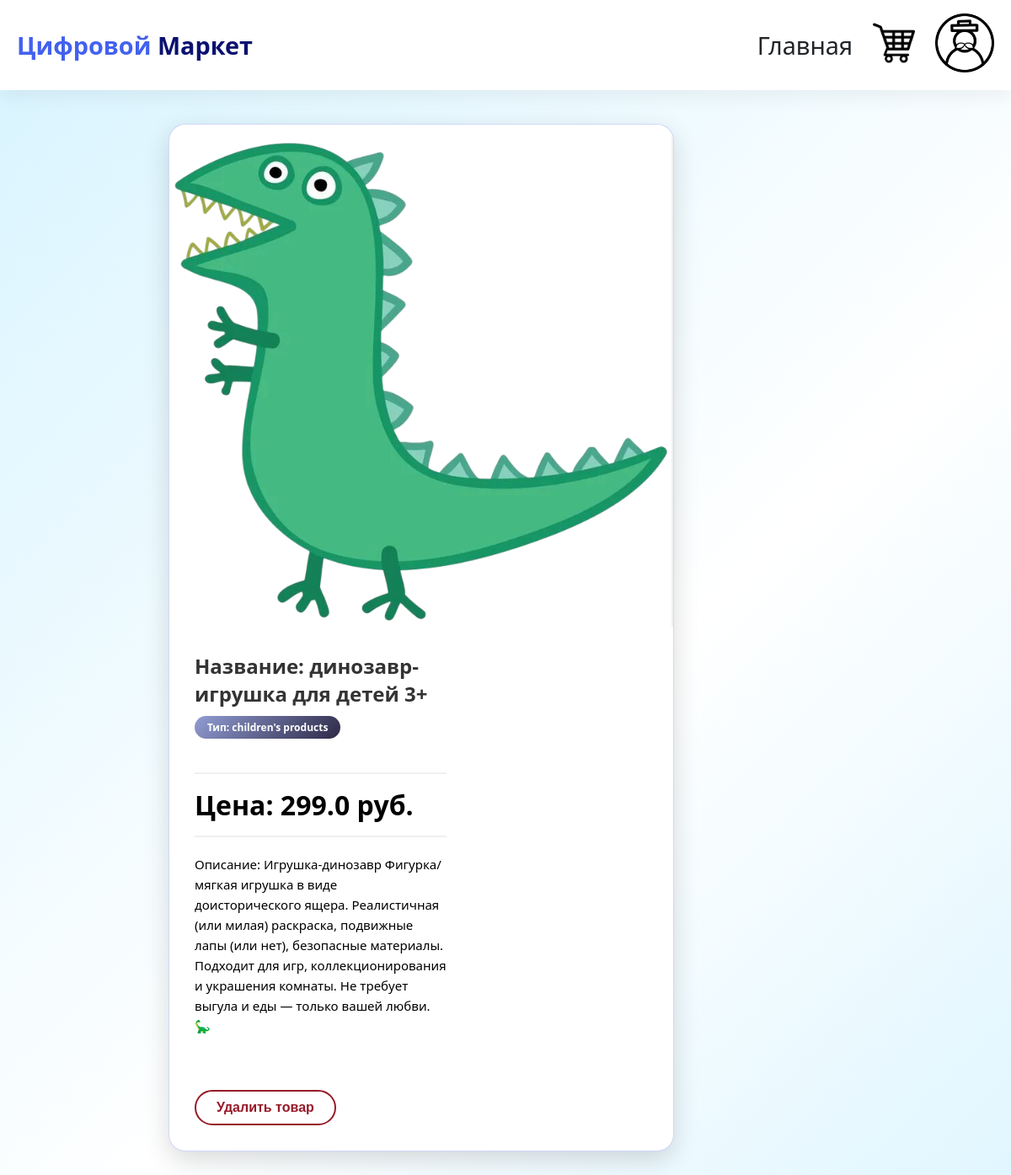
The app's page /product/14 (signed in) with its own data.
### tables this page shows
CREATE TABLE products (
                   id INTEGER PRIMARY KEY AUTOINCREMENT,
                   name TEXT NOT NULL,
                   price REAL NOT NULL,
                   type_products INTEGER,
                   description TEXT DEFAULT "",
                   image TEXT DEFAULT "",
                   FOREIGN KEY (type_products) REFERENCES Type_products(id)
    
            );

CREATE TABLE Type_products (
            id iNTEGER PRIMARY KEY AUTOINCREMENT,
            name TEXT NOT NULL

        );

### app.py (the view)
@app.route("/product/<int:product_id>")
def product(product_id):
    product = database.get_product_by_id(product_id)
    if  "type_user" not in session:
        return redirect("login.html")
    else:
        type_user = session["type_user"]
    if product:
        return render_template("product.html", product=product, type_user=type_user )
    else:
        return redirect(url_for('index'))

### app.py (called while the page is built)
@app.context_processor
def utility_processor():
    def get_cart_count():
        cart = session.get("cart", {})
        cart = database.validate_cart(cart)
        return len(cart)
    return dict(cart_count=get_cart_count())

### database.py (called while the page is built)
def get_product_by_id(product_id):
    conn = sqlite3.connect("shop.db")
    cursor = conn.cursor()
    cursor.execute("""SELECT products.id, products.name, products.price, Type_products.name, products.description, products.image FROM products
                   JOIN Type_products ON products.type_products = Type_products.id WHERE products.id = ?""", (product_id,))
    product = cursor.fetchone()
    conn.close()
    if product:
        return {
            "id":product[0],
            "name": product[1],
            "price": product[2],
            "type_products": product[3],
            "description": product[4],
            "image": product[5],
        }
    else:
        return None

def validate_cart(cart):
    conn = sqlite3.connect("shop.db")
    cursor = conn.cursor()
    ids = list(cart.keys())
    for i in ids:
        cursor.execute("SELECT * FROM products WHERE id=?", (int(i),))
        product = cursor.fetchone()
        if not product:
            del cart[i]
    return cart

### templates/product.html (shortened to what this page needs)
<!DOCTYPE html>
<html lang="en">
<head>
    <link rel="stylesheet" href="{{ url_for('static', filename='css/style.css') }}">
</head>
<body>
    {% include '_navbar.html' %}
    <div class="product-detail">
        <img src="../{{ product.image }}" width="200" class="product-detail-image">
        <div class="product-detail-content">
            <h1  class="product-detail-title">Название: {{product.name}}</h1>
            <div class="product-detail-category">Тип: {{ product.type_products }}</div>
            <div class="product-detail-price">Цена: {{product.price}} руб.</div>
            <div class="product-detail-description">Описание: {{product.description}}</div>
            <br><br>
            {% if type_user == 2 or type_user == 3 %}
                <form action="{{ url_for('delete_product', product_id=product.id)}}" method="POST">
                    <button type="submit" class="btn btn-danger">Удалить товар</button>
                </form>
            {% endif %}
        </div>
    </div>
</body>
</html>

### static/css/style.css (style rules this page uses)
* { margin: 0; padding: 0; box-sizing: border-box; }
:root { --primary: #4361ee; --primary-dark: #3a0ca3; --danger: #e63946; --light-gray: #e9ecef; --shadow: 0 10px 20px rgba(0,0,0,0.05); --border-radius: 12px; }
body { font-family: 'Segoe UI', Tahoma, Geneva, Verdana, sans-serif; background-color: #f5f7fb; color: #212529; }
.btn { display: inline-block; padding: 10px 24px; font-size: 1rem; font-weight: 600; text-align: center; text-decoration: none; border-radius: 40px; border: none; cursor: pointer; transition: all 0.2s ease; background: white; color: #121c46; box-shadow: 0 2px 8px rgba(0, 0, 0, 0.08); }
.btn-danger { background: white; border: 2px solid #971a27; color: #971a27; box-shadow: none; }
body { background: linear-gradient(135deg, #d7f4ff 0%, #ffffff 30%, #e0f6ff 50%, #aebafa 100%); background-size: 200% 200%; animation: gradientShift 4s ease infinite; min-height: 100vh; }
.product-detail { max-width: 600px; margin: 40px auto; margin-left: 200px; background: white; border-radius: 20px; overflow: hidden; box-shadow: 0 10px 30px rgba(0,0,0,0.15); border: 1px solid rgba(102,126,234,0.3); display: flex; flex-wrap: wrap; }
.product-detail-image { width: 100%; height: auto; border-right: 2px solid #f0f0f0; }
.product-detail-content { width: 60%; padding: 30px; }
.product-detail-title { font-size: 24px; font-weight: 800; color: #333; margin-bottom: 10px; word-break: break-word; overflow-wrap: break-word; hyphens: auto; max-width: 100%; }
.product-detail-category { display: inline-block; background: linear-gradient(135deg, #919dd3 0%, #2e2947 100%); color: white; padding: 5px 15px; border-radius: 20px; font-size: 12px; font-weight: 600; margin-bottom: 20px; }
.product-detail-price { font-size: 32px; font-weight: 800; color: #000000; margin: 20px 0; padding: 15px 0; border-top: 2px solid #f0f0f0; border-bottom: 2px solid #f0f0f0; }
.product-detail-description { font-size: 15px; font-weight: 500; color: #000000; line-height: 1.6; margin: 20px 0; }

### records on screen
products: name "динозавр-игрушка для детей 3+", price "299.0", description "Игрушка-динозавр Фигурка/мягкая игрушка в виде доисторического ящера. Реалистичная (или милая) раскраска, подвижные лапы (или нет), безопасные материалы. Подходит для игр, коллекционирования и украшения комнаты. Не требует выгула и еды — только вашей любви. 🦕"
Type_products: type_products "children's products"
